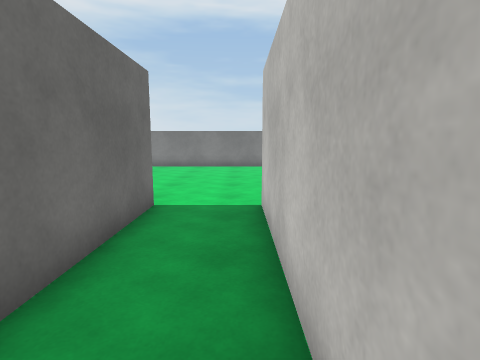
View 1 (above)

24 first-person views from a walk through a 3-D level made in the Unity game engine. The camera is 1.5 m above the floor, tilts 8° down and sees 80° across. The floor is counted in squares, 1 m on a side. Each view is taken from the middle of a square. On the plan, view 1 faces up. The plan holds only what a view shows up to about 14 squares ahead; the rest is blank. The place goes on beyond the plan. The player character is not drawn. Surface patterns are stand-ins for the level's own textures.

View 2
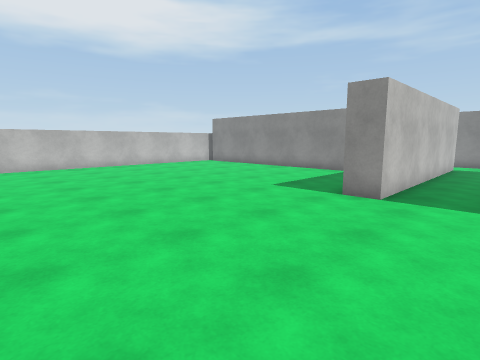

View 3
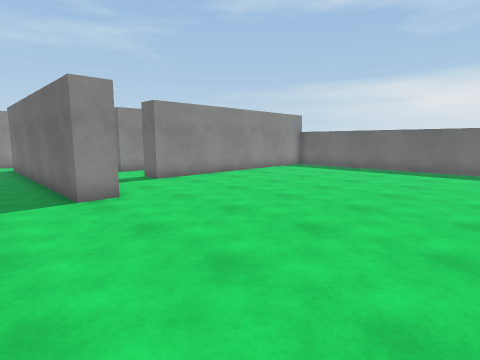

View 4
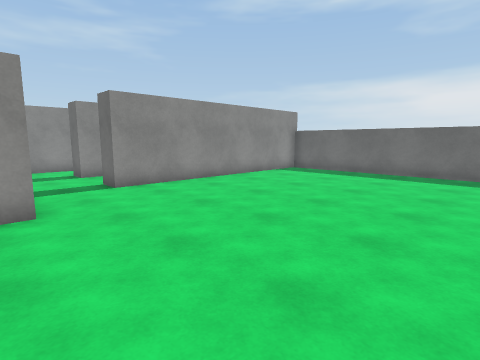

View 5
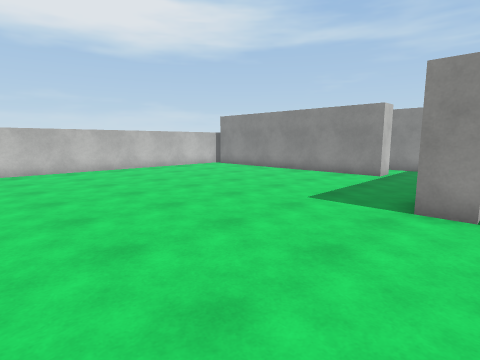

View 6
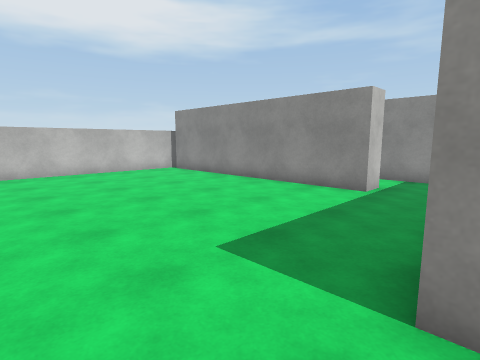

View 7
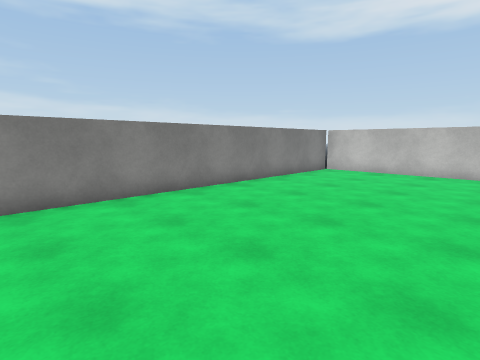

View 8
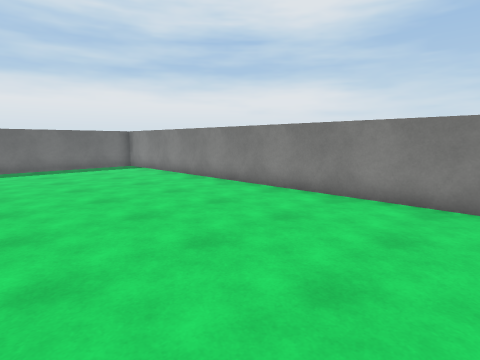

View 9
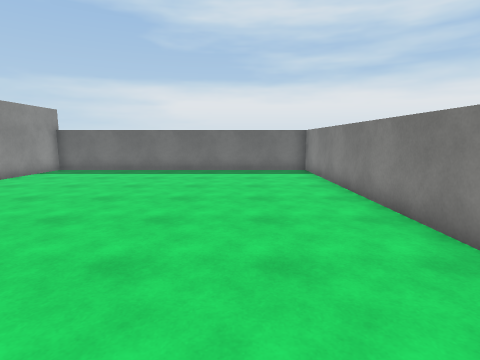

View 10
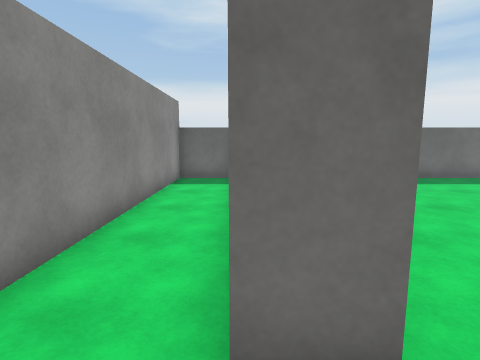

View 11
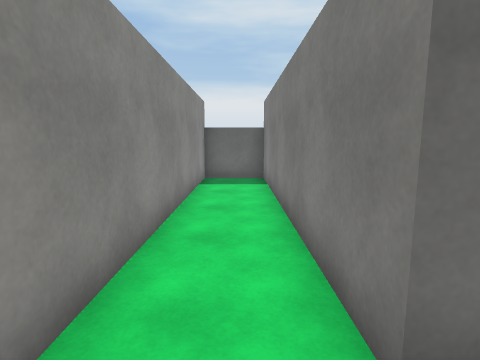

View 12
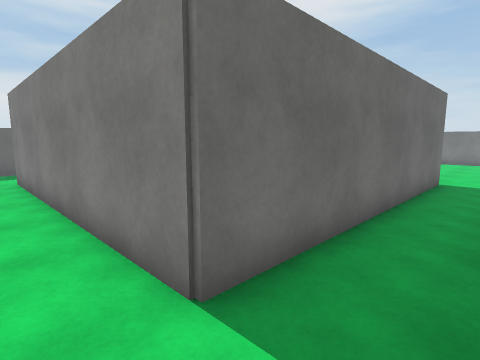

View 13
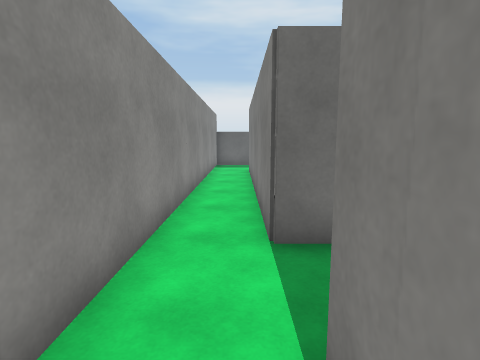

View 14
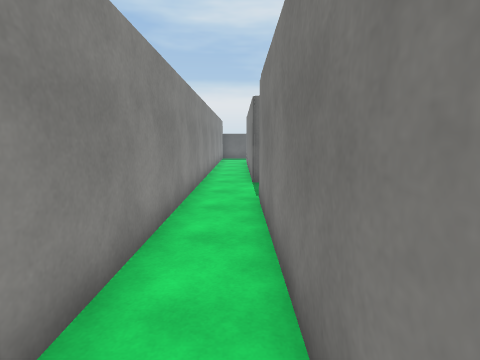

View 15
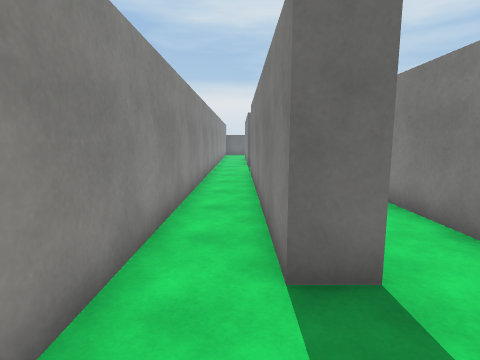

View 16
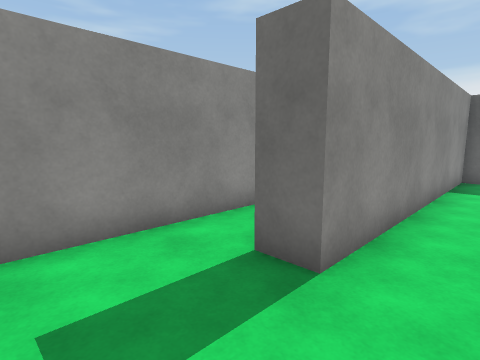

View 17
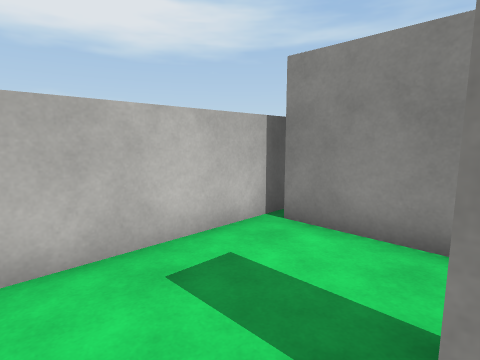

View 18
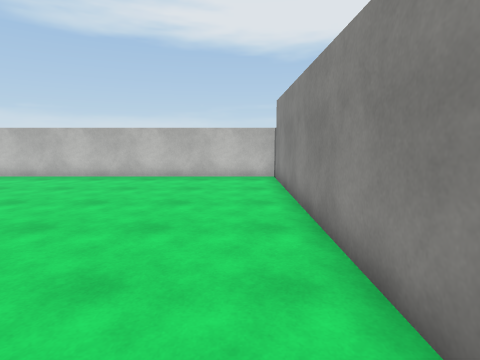

View 19
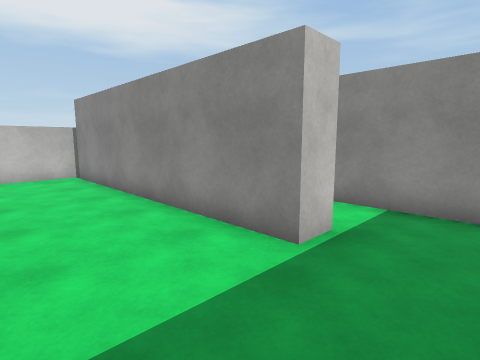

View 20
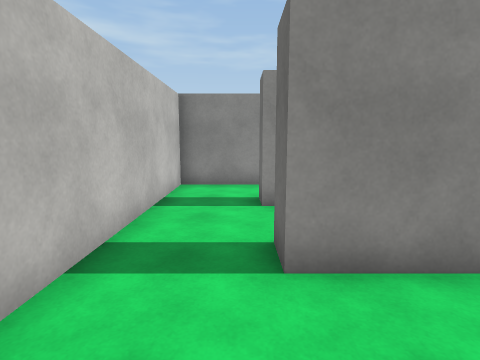

View 21
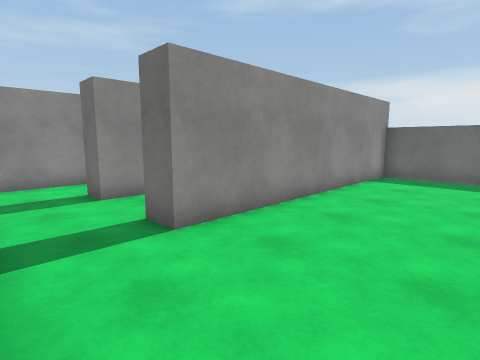

View 22
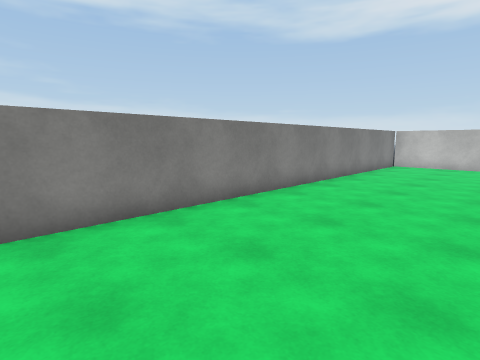

View 23
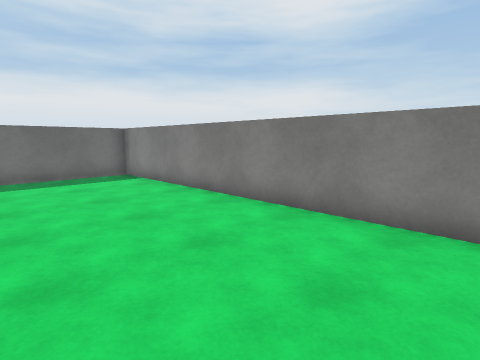

View 24
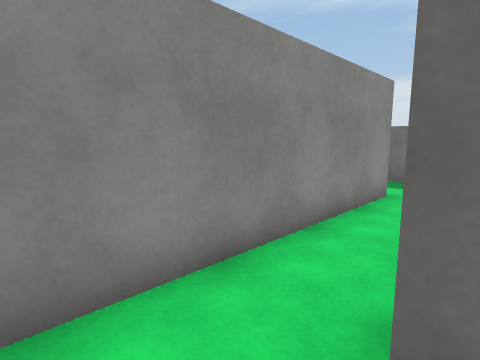

### Floor plan
Points are (right, up) in squares from view 1. A wall is a line through its corners. A room is listed if a view was taken in it or the views show most of it. See-through windows are left out.
Room 1 (views 1, 2, 3, 4, 5, 6, 7, 8, 9, 12, 13, 14, 15, 16, 17, 18, 19, 20, 21, 22, 23)
walls: (-3.1, 6.5) (-2, 6.5) (-2, -3.5) (-12.1, -3.5); (4.2, -0.5) (4.2, 0.6) (14.2, 0.6); (1.5, -2) (1.5, -2.6) (11.2, -2.6) (11.2, -3.5) (0.5, -3.5) (0.5, 6.5) (1.5, 6.5); (9.9, -0.4) (7.1, -0.4); (14.7, 0.4) (14.7, 15.4); (13.8, 16.3) (-15.3, 16.3) (-15.3, 3.9) (-5.5, 3.9); (14.7, -6.1) (14.7, -1.1); (-12.1, -5.4) (14.2, -5.4); (-15.3, -3) (-15.3, -3.8)
ways out: opening at (-4.5, 3.5) to room 2; opening at (-13.5, -3) to room 3; gap at (14, -6)
Room 2 (views 10, 11)
walls: (-5.5, 3.9) (-5.5, 2.9) (-15.3, 2.9) (-15.3, 0.6) (-5.5, 0.6); (-3, 0.4) (-3, 4.9)
ways out: opening at (-4.5, 3.5) to room 1; opening at (-4.5, 0) to room 3
Room 3 (view 24)
walls: (-12.1, -2.6) (-3, -2.6) (-3, 0.4); (-5.5, 0.6) (-5.5, -0.5)
ways out: opening at (-13.5, -3) to room 1; opening at (-4.5, 0) to room 2

Positions as (right, up) in squares from view 1, and headings:
1: (0, 0), facing up
2: (-2, 14), facing down-right
3: (0, 14), facing down-left
4: (-2, 13), facing down-left
5: (0, 13), facing down-right
6: (1, 9), facing down-right
7: (1, 9), facing up-right
8: (1, 9), facing up-left
9: (-1, 13), facing left
10: (-4, 3), facing left
11: (-4, 2), facing left
12: (0, -5), facing up-left
13: (2, -4), facing left
14: (8, -4), facing left
15: (14, -4), facing left
16: (14, -1), facing down-left
17: (11, -1), facing down-right
18: (3, 2), facing right
19: (2, 4), facing down-right
20: (-5, 7), facing down
21: (-3, 8), facing down-left
22: (-3, 11), facing up-right
23: (-3, 11), facing up-left
24: (-4, 0), facing down-left
